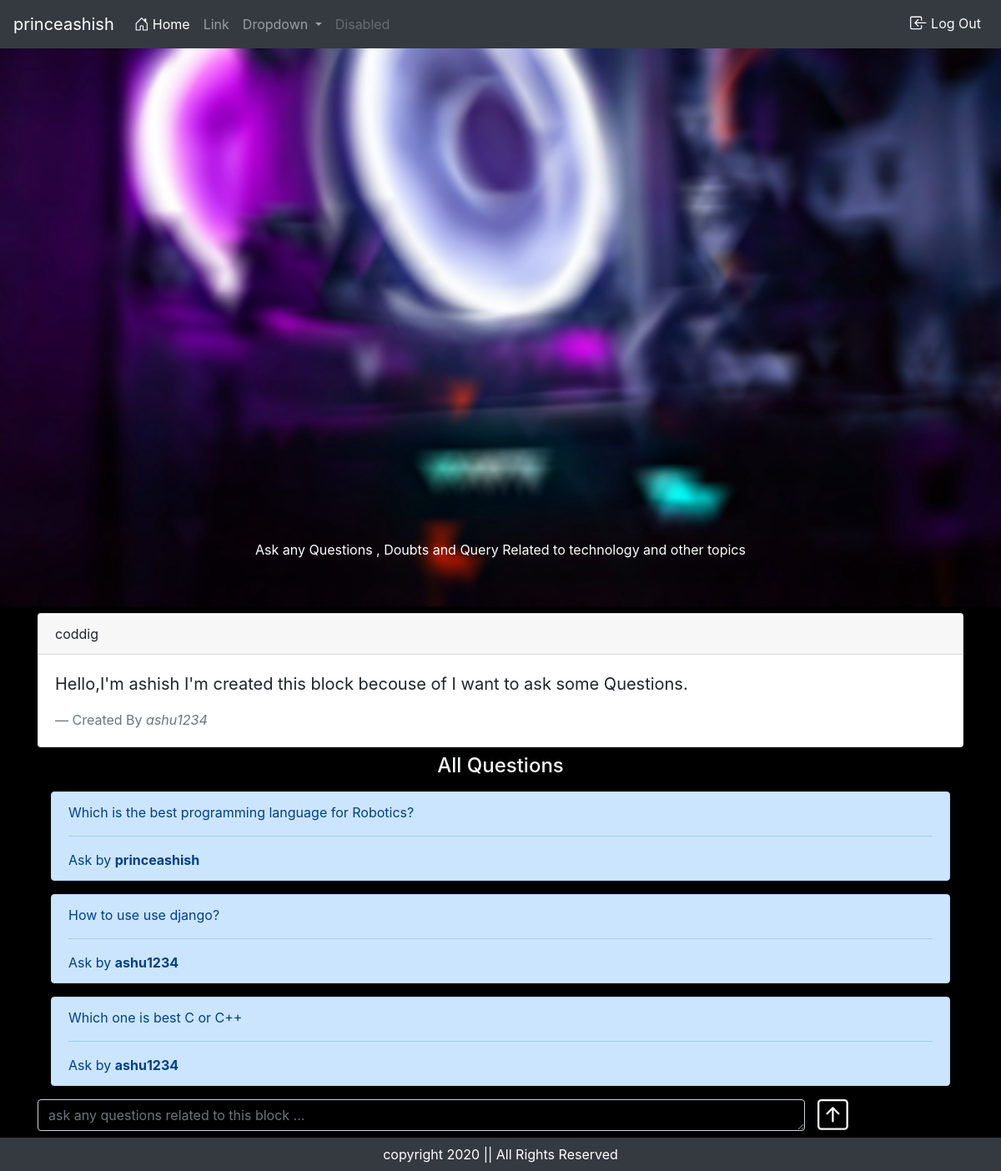
The page /questions?block=coddig (signed in) on the database its author committed.
### forumApp/models/forumuser.py (models this page shows, shortened)
class ForumUser(models.Model):
  first_name = models.CharField(max_length=50)
  last_name = models.CharField(max_length=50)
  user_name = models.CharField(max_length=50)
  e_mail = models.EmailField()
  password = models.CharField(max_length=500)

### forumApp/models/blocks.py (models this page shows)
class Blocks(models.Model):
  title = models.CharField(max_length=200)
  description = models.CharField(max_length=1000)
  user_id = models.ForeignKey(ForumUser,on_delete=models.CASCADE)
  def __str__(self):
    return self.title

### forumApp/models/questions.py (models this page shows)
class Questions (models.Model):
  question = models.TextField()
  user_id = models.ForeignKey(ForumUser,on_delete=models.CASCADE)
  block_obj = models.ForeignKey(Blocks,on_delete=models.CASCADE)
  def __str__(self):
    return self.question

### forumApp/views.py (the view)
# urls.py: path('questions',views.question,name='question'),
def question(request):
  if request.method == "GET":
    login = False
    session = None
    allBlocks = Blocks.objects.all()
    getData = request.GET['block']
    getObj = Blocks.objects.filter(title=getData)[0]
    allQuestions = Questions.objects.filter(block_obj=getObj)
    print("filtered object ",allQuestions)
    try:
      session = {
        "username":request.session['usernamelgn'],
        "firstname":request.session['fname'],
        "lastname":request.session['lname'],
        "user_id":request.session['user_id'],
        "email":request.session['email'],
        "isLogin":True
      }
      login = True
    except:
      print('annonymous user')
      return render(request,'home/questions.html',{"getObj":getObj,"allQuestions":allQuestions})
    if login:
      return render(request,'home/questions.html',{"session":session,"getObj":getObj,"allQuestions":allQuestions})

### forumApp/templates/home/questions.html (shortened to what this page needs)
{% extends 'home/index.html' %}
{% load static %}
{% block style %}
<link rel="stylesheet" href="{% static 'css/home.css' %}">
{% endblock %}
{% block body %}
    <div class="container mt-2">
      <div class="card">
        <div class="card-header">
           {{getObj.title}}
        </div>
        <div class="card-body">
          <blockquote class="blockquote mb-0">
             <p>{{getObj.description}}</p>
             <footer class="blockquote-footer">Created By <cite title="Source Title">{{getObj.user_id.user_name}}</cite></footer>
          </blockquote>
        </div>
      </div>
    </div>
    <h4 class="text-light text-center mt-2">All Questions</h4>
    <div class="container">
    {% if allQuestions %}
    {% for question in allQuestions %}
    <a href="answers?question={{question}}&block={{getObj}}" class="text-dark div-link">
    <div class="alert alert-primary m-3" role="alert">
         <p>{{question.question}}</p>
         <hr>
         <p class="m-0">Ask by <b>{{question.user_id.user_name}}</b></p>
      </div>
    </a>
    {% endfor %}
    {% else %}
      <div class="alert alert-primary m-3" role="alert">
         <p>No Questions</p>
         <hr>
         <p class="m-0">Be the first person to ask <b>Question</b></p>
      </div>
    {% endif %}
    </div>
    {% if session.isLogin %}
      <div class="container mb-3">
        <form method="post" action="addQuestion">
          <div class="row">
            <div class="form-group col-10 mr-0" id="dv-form">
              <textarea class="form-control" required id="text" rows="1" name="question" placeholder="ask any questions related to this block ..."></textarea>
            </div>
            <div class="col m-0 p-0 pr-3">
              <button type="submit" class="m-0 p-0" id="subq">
              </button>
            </div>
          </div>
        </form>
      </div>
    {% endif %}
{% endblock %}

### forumApp/templates/home/index.html (shortened to what this page needs)
{% load static %}
<!doctype html>
<html lang="en">
<head>
  <link rel="stylesheet" href="{% static 'css/style.css' %}">
  {% block style %}{% endblock %}
  <link rel="stylesheet" href="https://stackpath.bootstrapcdn.com/bootstrap/4.5.2/css/bootstrap.min.css">
</head>
<body class="body">
  <nav class="navbar navbar-expand-lg navbar-dark bg-dark fixed-top">
    <a class="navbar-brand" href="#">
      {% if session.isLogin %}
        {{session.username}}
      {% else %}
          Navbar
      {% endif %}
      </a>
    <div class="collapse navbar-collapse" id="navbarSupportedContent">
      <ul class="navbar-nav mr-auto">
        <li class="nav-item active">
          <a class="nav-link" href="/">
            Home <span class="sr-only">(current)</span>
          </a>
        </li>
        <li class="nav-item">
          <a class="nav-link" href="#">Link</a>
        </li>
        <li class="nav-item dropdown">
          <a class="nav-link dropdown-toggle" href="#" id="navbarDropdown" role="button" data-toggle="dropdown" aria-haspopup="true" aria-expanded="false">
            Dropdown
          </a>
        </li>
        <li class="nav-item">
          <a class="nav-link disabled" tabindex="-1" aria-disabled="true">Disabled</a>
        </li>
      </ul>
      <ul class="nav navbar-nav my-2 my-lg-0">
       {% if not session.isLogin %}
        <li class="nav-item text-light" data-toggle="modal" data-target="#signup">
          <div class="text-light nav-link">
            <svg width="1.1em" height="1.1em" viewBox="0 0 16 16" class="bi bi-file-earmark-person mb-1" fill="currentColor" xmlns="http://www.w3.org/2000/svg">
              <path d="M4 0h5.5v1H4a1 1 0 0 0-1 1v12a1 1 0 0 0 1 1h8a1 1 0 0 0 1-1V4.5h1V14a2 2 0 0 1-2 2H4a2 2 0 0 1-2-2V2a2 2 0 0 1 2-2z" />
              <path d="M9.5 3V0L14 4.5h-3A1.5 1.5 0 0 1 9.5 3z" />
              <path fill-rule="evenodd" d="M8 11a3 3 0 1 0 0-6 3 3 0 0 0 0 6z" />
              <path d="M8 12c4 0 5 1.755 5 1.755V14a1 1 0 0 1-1 1H4a1 1 0 0 1-1-1v-.245S4 12 8 12z" />
            </svg>
            Sign Up
          </div>
        </li>
        <li class="nav-item text-light" data-toggle="modal" data-target="#login">
          <div class="text-light nav-link">
            <svg width="1.3em" height="1.3em" viewBox="0 0 16 16" class="bi bi-box-arrow-in-right" fill="currentColor" xmlns="http://www.w3.org/2000/svg">
              <path fill-rule="evenodd" d="M6 3.5a.5.5 0 0 1 .5-.5h8a.5.5 0 0 1 .5.5v9a.5.5 0 0 1-.5.5h-8a.5.5 0 0 1-.5-.5v-2a.5.5 0 0 0-1 0v2A1.5 1.5 0 0 0 6.5 14h8a1.5 1.5 0 0 0 1.5-1.5v-9A1.5 1.5 0 0 0 14.5 2h-8A1.5 1.5 0 0 0 5 3.5v2a.5.5 0 0 0 1 0v-2z" />
              <path fill-rule="evenodd" d="M11.854 8.354a.5.5 0 0 0 0-.708l-3-3a.5.5 0 1 0-.708.708L10.293 7.5H1.5a.5.5 0 0 0 0 1h8.793l-2.147 2.146a.5.5 0 0 0 .708.708l3-3z" />
            </svg>
            Log In
          </div>
        </li>
       {% else %}
        <li class="nav-item text-light" data-toggle="modal" data-target="#logout">
          <div class="text-light nav-link">
            Log Out
          </div>
        </li>
       {% endif %}
      </ul>
    </div>
  </nav>
  <div class="p-4 mt-1"></div>
  <div id="carouselExampleCaptions" class="carousel slide" data-ride="carousel">
  <div class="carousel-inner">
    <div class="carousel-item active">
      <img src="{% static 'images/tech3.jpg' %}" class="d-block w-100" alt="image">
      <div class="carousel-caption d-block  d-mb-block mb-0"><br>
        <p>Ask any Questions , Doubts and Query Related to technology and other topics</p>
      </div>
    </div>
  </div>
</div>
 {% block body %}{% endblock %}
  <div class="mb-0 p-2"></div>
  <footer class="bg-dark fixed-bottom">
    <p class="text-white text-center p-2 mb-0">
      copyright 2020 || All Rights Reserved
    </p>
  </footer>
</body>
</html>

### forumApp/static/css/style.css (style rules this page uses)
.body { background: black; }

### forumApp/static/css/home.css (style rules this page uses)
.div-link { text-decoration: none; }
#text,#dv-form { background-color: transparent; color: white; }
#subq { background-color: transparent; border: none; }

### rows shown on the page
ForumUser: username "princeashish"
Blocks: title "coddig", description "Hello,I'm ashish I'm created this block becouse of I want to ask some Questions.", user_id.user_name "ashu1234"
Questions: question "Which is the best programming language for Robotics?", user_id.user_name "princeashish"
Questions: question "How to use use django?", user_id.user_name "ashu1234"
Questions: question "Which one is best C or C++", user_id.user_name "ashu1234"
